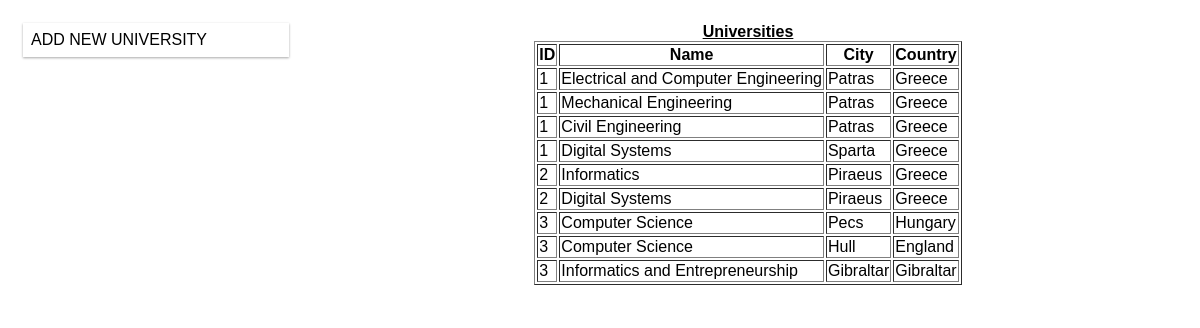
The page /universities.php on the database its author committed.
### tables this page shows
CREATE TABLE `universities` (
  `university_id` int(11) NOT NULL,
  `university_name` varchar(40) NOT NULL,
  `city` varchar(40) NOT NULL,
  `country` varchar(40) NOT NULL
);

### universities.php (the view, shortened to what this page needs)
<!DOCTYPE html>
<html>
<head>
	<link rel="stylesheet" type="text/css" href="styles/index/index1.css">
</head>
<body>
<div class="row">
	<div class="col-s-12 col-m-3 col-l-3 menu">
        <ul>
            <ul id="menu"></ul>
        </ul>
	</div>
    <div class="col-s-12 col-m-9 col-l-9">
    <?php
        $con = mysqli_connect("localhost", "root", "", "Universities");
        if ($con) {
                $query = "SELECT * FROM universities";
                $result = mysqli_query($con, $query);
                echo "<center>";
                echo "<u><b>Universities</b></u>";
                echo "<table border='1'>";
                echo "<tr><th>ID</th><th>Name</th><th>City</th><th>Country</th></tr>";
                if (mysqli_num_rows($result) > 0) {
                    while ($row = mysqli_fetch_assoc($result)) {
                        echo "<tr>
                            <td>{$row['university_id']}</td>
                            <td>{$row['university_name']}</td>
                            <td>{$row['city']}</td>
                            <td>{$row['country']}</td>
                        </tr>";
                    }
                    echo "</table>";
                    echo "</center>";
                }
        }
        else {
                echo "Unable to connect to Database.";
            }
    ?>
    </div>
</div>
</body>
</html>

### styles/index/index1.css (style rules this page uses)
* { box-sizing: border-box; }
.row::after { content:""; clear: both; display: table; }
[class*="col-"] { float: left; padding: 15px; }
@media only screen and (min-width: 600px) { .col-m-3 { width: 25%; } }
@media only screen and (min-width: 600px) { .col-m-9 { width: 75%; } }
@media only screen and (min-width: 768px) { .col-l-3 { width: 25%; } }
@media only screen and (min-width: 768px) { .col-l-9 { width: 75%; } }
html { font-family: "Lucida Sans", sans-serif; }
.menu ul { list-style-type: none; margin: 0; padding: 0; }

### rows shown on the page
universities: university "1", university_name "Electrical and Computer Engineering", city "Patras", country "Greece"
universities: university "1", university_name "Mechanical Engineering", city "Patras", country "Greece"
universities: university "1", university_name "Civil Engineering", city "Patras", country "Greece"
universities: university "1", university_name "Digital Systems", city "Sparta", country "Greece"
universities: university "2", university_name "Informatics", city "Piraeus", country "Greece"
universities: university "2", university_name "Digital Systems", city "Piraeus", country "Greece"
universities: university "3", university_name "Computer Science", city "Pecs", country "Hungary"
universities: university "3", university_name "Computer Science", city "Hull", country "England"
universities: university "3", university_name "Informatics and Entrepreneurship", city "Gibraltar", country "Gibraltar"
